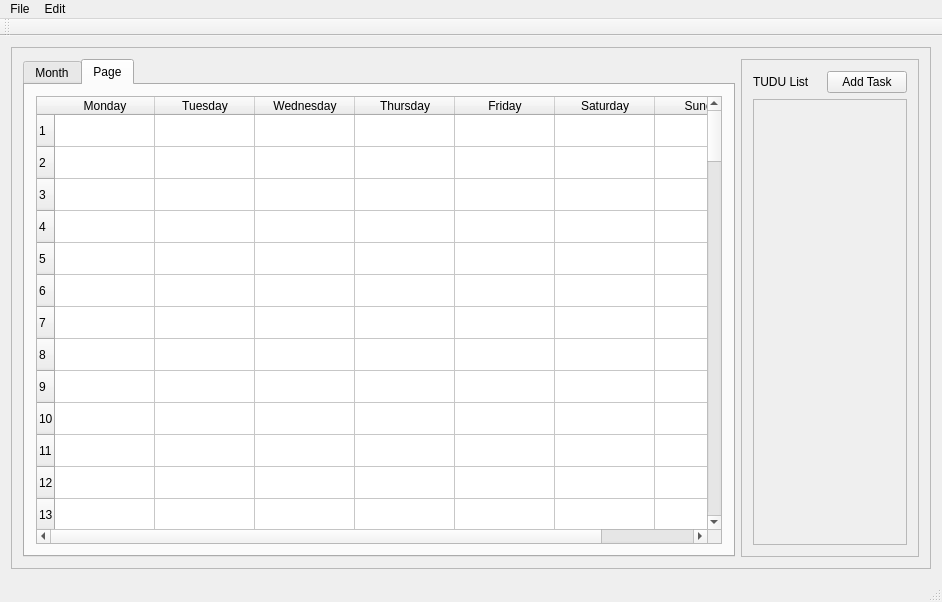
<?xml version="1.0" encoding="UTF-8"?>
<ui version="4.0">
 <class>MainWindow</class>
 <widget class="QMainWindow" name="MainWindow">
  <property name="geometry">
   <rect>
    <x>0</x>
    <y>0</y>
    <width>942</width>
    <height>602</height>
   </rect>
  </property>
  <property name="windowTitle">
   <string>MainWindow</string>
  </property>
  <widget class="QWidget" name="centralWidget">
   <layout class="QGridLayout" name="gridLayout_4">
    <item row="0" column="0">
     <widget class="QScrollArea" name="scrollArea">
      <property name="widgetResizable">
       <bool>true</bool>
      </property>
      <widget class="QWidget" name="scrollAreaWidgetContents">
       <property name="geometry">
        <rect>
         <x>0</x>
         <y>0</y>
         <width>922</width>
         <height>521</height>
        </rect>
       </property>
       <layout class="QGridLayout" name="gridLayout">
        <item row="0" column="0">
         <widget class="QTabWidget" name="tabWidget">
          <property name="sizePolicy">
           <sizepolicy hsizetype="Expanding" vsizetype="Expanding">
            <horstretch>4</horstretch>
            <verstretch>0</verstretch>
           </sizepolicy>
          </property>
          <property name="currentIndex">
           <number>1</number>
          </property>
          <widget class="QWidget" name="tabMonth">
           <attribute name="title">
            <string>Month</string>
           </attribute>
           <layout class="QGridLayout" name="gridLayout_3">
            <item row="0" column="0">
             <widget class="QCalendarWidget" name="calendarMonths">
              <property name="gridVisible">
               <bool>true</bool>
              </property>
             </widget>
            </item>
           </layout>
          </widget>
          <widget class="QWidget" name="tabWeekTest">
           <attribute name="title">
            <string>Page</string>
           </attribute>
           <layout class="QGridLayout" name="gridLayout_5">
            <item row="0" column="0">
             <widget class="QTableWidget" name="tableWidget">
              <property name="mouseTracking">
               <bool>true</bool>
              </property>
              <property name="acceptDrops">
               <bool>true</bool>
              </property>
              <property name="autoFillBackground">
               <bool>true</bool>
              </property>
              <property name="sizeAdjustPolicy">
               <enum>QAbstractScrollArea::AdjustIgnored</enum>
              </property>
              <property name="dragEnabled">
               <bool>true</bool>
              </property>
              <property name="dragDropMode">
               <enum>QAbstractItemView::DragDrop</enum>
              </property>
              <property name="defaultDropAction">
               <enum>Qt::MoveAction</enum>
              </property>
              <property name="gridStyle">
               <enum>Qt::SolidLine</enum>
              </property>
              <property name="rowCount">
               <number>96</number>
              </property>
              <property name="columnCount">
               <number>7</number>
              </property>
              <attribute name="horizontalHeaderCascadingSectionResizes">
               <bool>false</bool>
              </attribute>
              <attribute name="horizontalHeaderMinimumSectionSize">
               <number>52</number>
              </attribute>
              <attribute name="horizontalHeaderStretchLastSection">
               <bool>false</bool>
              </attribute>
              <attribute name="verticalHeaderDefaultSectionSize">
               <number>32</number>
              </attribute>
              <row/>
              <row/>
              <row/>
              <row/>
              <row/>
              <row/>
              <row/>
              <row/>
              <row/>
              <row/>
              <row/>
              <row/>
              <row/>
              <row/>
              <row/>
              <row/>
              <row/>
              <row/>
              <row/>
              <row/>
              <row/>
              <row/>
              <row/>
              <row/>
              <row/>
              <row/>
              <row/>
              <row/>
              <row/>
              <row/>
              <row/>
              <row/>
              <row/>
              <row/>
              <row/>
              <row/>
              <row/>
              <row/>
              <row/>
              <row/>
              <row/>
              <row/>
              <row/>
              <row/>
              <row/>
              <row/>
              <row/>
              <row/>
              <row/>
              <row/>
              <row/>
              <row/>
              <row/>
              <row/>
              <row/>
              <row/>
              <row/>
              <row/>
              <row/>
              <row/>
              <row/>
              <row/>
              <row/>
              <row/>
              <row/>
              <row/>
              <row/>
              <row/>
              <row/>
              <row/>
              <row/>
              <row/>
              <row/>
              <row/>
              <row/>
              <row/>
              <row/>
              <row/>
              <row/>
              <row/>
              <row/>
              <row/>
              <row/>
              <row/>
              <row/>
              <row/>
              <row/>
              <row/>
              <row/>
              <row/>
              <row/>
              <row/>
              <row/>
              <row/>
              <row/>
              <row/>
              <column>
               <property name="text">
                <string>Monday</string>
               </property>
              </column>
              <column>
               <property name="text">
                <string>Tuesday</string>
               </property>
              </column>
              <column>
               <property name="text">
                <string>Wednesday</string>
               </property>
              </column>
              <column>
               <property name="text">
                <string>Thursday</string>
               </property>
              </column>
              <column>
               <property name="text">
                <string>Friday</string>
               </property>
              </column>
              <column>
               <property name="text">
                <string>Saturday</string>
               </property>
              </column>
              <column>
               <property name="text">
                <string>Sunday</string>
               </property>
              </column>
             </widget>
            </item>
           </layout>
          </widget>
         </widget>
        </item>
        <item row="0" column="1">
         <widget class="QFrame" name="frame">
          <property name="sizePolicy">
           <sizepolicy hsizetype="Preferred" vsizetype="Preferred">
            <horstretch>1</horstretch>
            <verstretch>0</verstretch>
           </sizepolicy>
          </property>
          <property name="frameShape">
           <enum>QFrame::StyledPanel</enum>
          </property>
          <property name="frameShadow">
           <enum>QFrame::Raised</enum>
          </property>
          <layout class="QVBoxLayout" name="verticalLayout">
           <item>
            <layout class="QHBoxLayout" name="horizontalLayout_2">
             <item>
              <widget class="QLabel" name="label">
               <property name="text">
                <string>TUDU List</string>
               </property>
              </widget>
             </item>
             <item>
              <widget class="QPushButton" name="pushButton">
               <property name="text">
                <string>Add Task</string>
               </property>
              </widget>
             </item>
            </layout>
           </item>
           <item>
            <widget class="QScrollArea" name="scrollArea_2">
             <property name="widgetResizable">
              <bool>true</bool>
             </property>
             <widget class="QWidget" name="scrollAreaWidgetContents_2">
              <property name="geometry">
               <rect>
                <x>0</x>
                <y>0</y>
                <width>158</width>
                <height>448</height>
               </rect>
              </property>
              <layout class="QGridLayout" name="gridLayout_2">
               <item row="0" column="0">
                <layout class="QVBoxLayout" name="verticalLayoutTUDU"/>
               </item>
              </layout>
             </widget>
            </widget>
           </item>
          </layout>
         </widget>
        </item>
       </layout>
      </widget>
     </widget>
    </item>
   </layout>
  </widget>
  <widget class="QMenuBar" name="menuBar">
   <property name="geometry">
    <rect>
     <x>0</x>
     <y>0</y>
     <width>942</width>
     <height>22</height>
    </rect>
   </property>
   <widget class="QMenu" name="menuMonths">
    <property name="title">
     <string>File</string>
    </property>
   </widget>
   <widget class="QMenu" name="menuWeeks">
    <property name="title">
     <string>Edit</string>
    </property>
   </widget>
   <addaction name="menuMonths"/>
   <addaction name="menuWeeks"/>
  </widget>
  <widget class="QToolBar" name="mainToolBar">
   <attribute name="toolBarArea">
    <enum>TopToolBarArea</enum>
   </attribute>
   <attribute name="toolBarBreak">
    <bool>false</bool>
   </attribute>
  </widget>
  <widget class="QStatusBar" name="statusBar"/>
 </widget>
 <layoutdefault spacing="6" margin="11"/>
 <resources/>
 <connections>
  <connection>
   <sender>pushButton</sender>
   <signal>clicked()</signal>
   <receiver>MainWindow</receiver>
   <slot>on_addTaskButtonClicked()</slot>
   <hints>
    <hint type="sourcelabel">
     <x>1162</x>
     <y>54</y>
    </hint>
    <hint type="destinationlabel">
     <x>1082</x>
     <y>251</y>
    </hint>
   </hints>
  </connection>
 </connections>
 <slots>
  <slot>on_addTaskButtonClicked()</slot>
 </slots>
</ui>
